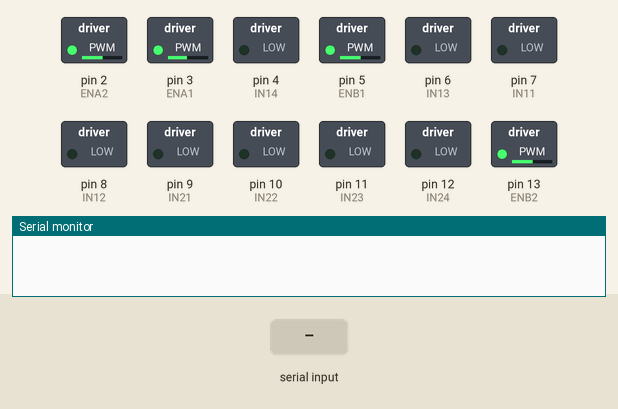
Recording of a sketch running on a simulated Arduino Mega 2560, built with avr-gcc and run on an emulated ATmega2560. On the bench: switched loads named in the sketch (green lamp = pin HIGH), the last lines printed to the serial monitor. Inputs (shaded band) come from the test bench.

Above: at 1.2 s.
1.3 s: "moveForward" received over Serial
At 2.8 s:
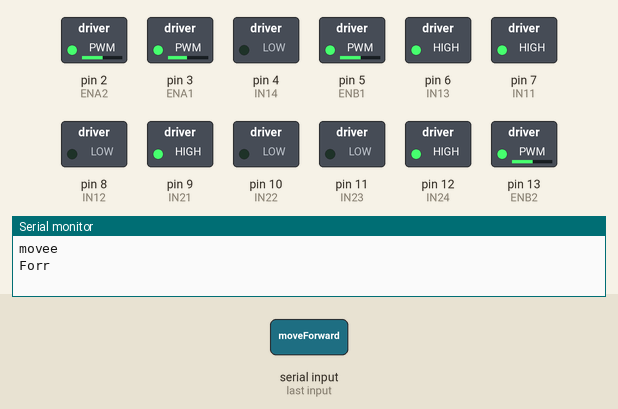
At 8.5 s:
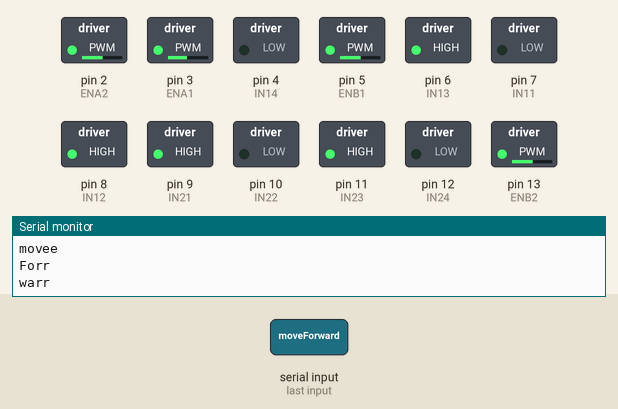
Timing chart, 0 to 15.1 s (numbered marks = the images above; inputs shaded):
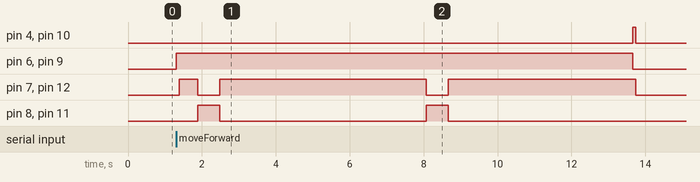

Measured:
- after the input at 1.3 s, pin 4 (IN14): LOW → HIGH after 12.4 s, → LOW 0.08 s later; pin 6 (IN13): LOW → HIGH at once, → LOW 12.4 s later

The sketch:

Betracer.ino
```cpp
#include <SoftwareSerial.h>
//#include <Wire.h>
//#include <AFMotor.h>
//SoftwareSerial Bluetooth(0, 1); // Arduino(RX, TX) - HC-05 Bluetooth (TX, RX)

//**********5 Channel IR Sensor Connection**********//
#define ir1 A0
#define ir2 A1
#define ir3 A2
#define ir4 A3
#define ir5 A4

char data;


//*************Variables for Line Following***************//
int s1;  //Left Most Sensor
int s2;  //Left Sensor
int s3;  //Middle Sensor
int s4;  //Right Sensor
int s5;  //Right Most Sensor

//***********Distances for moving to avoid obstacle****************//
int horizontal = 20;
int vertical = 20;

//***********Sonar*************//
#define TRIG_PIN 52  //attach pin D3 Arduino to pin Trig of HC-SR04 (TBD)
#define ECHO_PIN 53  //attach pin D3 Arduino to pin Trig of HC-SR04 (TBD)

#define TRIG_PIN_LEFT 50  //attach pin D3 Arduino to pin Trig of HC-SR04 (TBD)
#define ECHO_PIN_LEFT 51  //attach pin D3 Arduino to pin Trig of HC-SR04 (TBD)

#define TRIG_PIN_RIGHT 48  //attach pin D3 Arduino to pin Trig of HC-SR04 (TBD)
#define ECHO_PIN_RIGHT 49  //attach pin D3 Arduino to pin Trig of HC-SR04 (TBD)

//*************Sonar*****************//
// HCSR04 hcsr04(TRIG_PIN, ECHO_PIN);
// HCSR04 hcsr04_left(TRIG_PIN_LEFT, ECHO_PIN_LEFT);
// HCSR04 hcsr04_right(TRIG_PIN_RIGHT, ECHO_PIN_RIGHT);

//*************Variables for Sonar*****************//
int sonar_center;
int sonar_left;
int sonar_right;
#define NEAR 20
#define FAR 40
int obstacle = 0;

//**********Front wheels***********//
#define IN11 7  // 0
#define IN12 8  // 0
#define IN13 6  // 1
#define IN14 4  // 1
#define ENA1 3  // 0
#define ENB1 5  // 1

//***********Back wheels*************//
#define IN21 9   //3
#define IN22 10   //3
#define IN23 11   //2
#define IN24 12   //2
#define ENA2 2   //3
#define ENB2 13  //2

#define C 18.85  // circumference of wheel
#define P 20     // pulses per revolution

//*******encoder pins and variables**********//
int encoder0 = 2;
int encoder1 = 3;
int pulseCount0 = 0;
int pulseCount1 = 0;

//*********variables for rpm calculation*******//
unsigned long thoigian;
unsigned long hientai;
int rpm;


void pulseUp0() {
  pulseCount0++;  // interrupt encoder 0
}
void pulseUp1() {
  pulseCount1++;  // interrupt encoder 1
}
//-------------------Calculating obstacle distance of Center, Left, Right-------------------
int ultra_center() {
  // Clears the trigPin condition
  long duration;  // variable for the duration of sound wave travel
  int distance;   // variable for the distance measurement
  digitalWrite(TRIG_PIN, LOW);
  delayMicroseconds(2);
  // Sets the trigPin HIGH (ACTIVE) for 10 microseconds
  digitalWrite(TRIG_PIN, HIGH);
  delayMicroseconds(10);
  digitalWrite(TRIG_PIN, LOW);
  // Reads the echoPin, returns the sound wave travel time in microseconds
  duration = pulseIn(ECHO_PIN, HIGH);
  // Calculating the distance
  distance = duration * 0.034 / 2;  // Speed of sound wave divided by 2 (go and back)
  // Displays the distance on the Serial Monitor
  // Serial.print("Distance: ");
  // Serial.print(distance);
  // Serial.println(" cm");
  // delay(100);
  return distance;
}

int ultra_left() {
  // Clears the trigPin condition
  long duration;  // variable for the duration of sound wave travel
  int distance;   // variable for the distance measurement
  digitalWrite(TRIG_PIN_LEFT, LOW);
  delayMicroseconds(2);
  // Sets the trigPin HIGH (ACTIVE) for 10 microseconds
  digitalWrite(TRIG_PIN_LEFT, HIGH);
  delayMicroseconds(10);
  digitalWrite(TRIG_PIN_LEFT, LOW);
  // Reads the echoPin, returns the sound wave travel time in microseconds
  duration = pulseIn(ECHO_PIN_LEFT, HIGH);
  // Calculating the distance
  distance = duration * 0.034 / 2;  // Speed of sound wave divided by 2 (go and back)
  // Displays the distance on the Serial Monitor
  // Serial.print("Distance LEFT: ");
  // Serial.print(distance);
  // Serial.println(" cm");
  // delay(100);
  return distance;
}

int ultra_right() {
  long duration;  // variable for the duration of sound wave travel
  int distance;   // variable for the distance measurement
  // Clears the trigPin condition3
  digitalWrite(TRIG_PIN_RIGHT, LOW);
  delayMicroseconds(2);
  // Sets the trigPin HIGH (ACTIVE) for 10 microseconds
  digitalWrite(TRIG_PIN_RIGHT, HIGH);
  delayMicroseconds(10);
  digitalWrite(TRIG_PIN_RIGHT, LOW);
  // Reads the echoPin, returns the sound wave travel time in microseconds
  duration = pulseIn(ECHO_PIN_RIGHT, HIGH);
  // Calculating the distance
  distance = duration * 0.034 / 2;  // Speed of sound wave divided by 2 (go and back)
  // Displays the distance on the Serial Monitor
  // Serial.print("Distance RIGHT: ");
  // Serial.print(distance);
  // Serial.println(" cm");
  // delay(100);
  return distance;
}

//DIRECTIONS
void moveBackward() {
  digitalWrite(IN11, LOW);
  digitalWrite(IN12, HIGH);
  digitalWrite(IN13, HIGH);
  digitalWrite(IN14, LOW);
  // analogWrite(ENA1, wheelSpeed);
  // analogWrite(ENB1, wheelSpeed);
  digitalWrite(IN21, HIGH);
  digitalWrite(IN22, LOW);
  digitalWrite(IN23, HIGH);
  digitalWrite(IN24, LOW);
  // analogWrite(ENA2, wheelSpeed);
  // analogWrite(ENB2, wheelSpeed);
}
void moveSidewaysRight() {
  digitalWrite(IN11, LOW);
  digitalWrite(IN12, HIGH);
  digitalWrite(IN13, HIGH);
  digitalWrite(IN14, LOW);
  // analogWrite(ENA1, wheelSpeed);
  // analogWrite(ENB1, wheelSpeed);
  digitalWrite(IN23, LOW);
  digitalWrite(IN24, HIGH);
  digitalWrite(IN21, LOW);
  digitalWrite(IN22, HIGH);
  // analogWrite(ENA2, wheelSpeed);
  // analogWrite(ENB2, wheelSpeed);
}
void moveSidewaysLeft() {
  digitalWrite(IN11, HIGH);
  digitalWrite(IN12, LOW);
  digitalWrite(IN13, LOW);
  digitalWrite(IN14, HIGH);
  // analogWrite(ENA1, wheelSpeed);
  // analogWrite(ENB1, wheelSpeed);
  digitalWrite(IN23, HIGH);
  digitalWrite(IN24, LOW);
  digitalWrite(IN21, HIGH);
  digitalWrite(IN22, LOW);
  // analogWrite(ENA2, wheelSpeed);
  // analogWrite(ENB2, wheelSpeed);
}
void rotateLeft() {
  digitalWrite(IN11, HIGH);
  digitalWrite(IN12, LOW);
  digitalWrite(IN13, LOW);
  digitalWrite(IN14, HIGH);
  // analogWrite(ENA1, wheelSpeed);
  // analogWrite(ENB1, wheelSpeed);
  digitalWrite(IN23, LOW);
  digitalWrite(IN24, HIGH);
  digitalWrite(IN21, LOW);
  digitalWrite(IN22, HIGH);
  // analogWrite(ENA2, wheelSpeed);
  // analogWrite(ENB2, wheelSpeed);
}
void rotateRight() {
  digitalWrite(IN11, LOW);
  digitalWrite(IN12, HIGH);
  digitalWrite(IN13, HIGH);
  digitalWrite(IN14, LOW);
  // analogWrite(ENA1, wheelSpeed);
  // analogWrite(ENB1, wheelSpeed);
  digitalWrite(IN23, HIGH);
  digitalWrite(IN24, LOW);
  digitalWrite(IN21, HIGH);
  digitalWrite(IN22, LOW);
  // analogWrite(ENA2, wheelSpeed);
  // analogWrite(ENB2, wheelSpeed);
}
void moveRightForward() {
  digitalWrite(IN11, LOW);
  digitalWrite(IN12, LOW);
  digitalWrite(IN13, HIGH);
  digitalWrite(IN14, LOW);
  // analogWrite(ENA1, wheelSpeed);
  // analogWrite(ENB1, wheelSpeed);
  digitalWrite(IN23, LOW);
  digitalWrite(IN24, HIGH);
  digitalWrite(IN21, LOW);
  digitalWrite(IN22, LOW);
  // analogWrite(ENA2, wheelSpeed);
  // analogWrite(ENB2, wheelSpeed);
}
void moveRightBackward() {
  digitalWrite(IN11, LOW);
  digitalWrite(IN12, HIGH);
  digitalWrite(IN13, LOW);
  digitalWrite(IN14, LOW);
  // analogWrite(ENA1, wheelSpeed);
  // analogWrite(ENB1, wheelSpeed);
  digitalWrite(IN23, LOW);
  digitalWrite(IN24, LOW);
  digitalWrite(IN21, LOW);
  digitalWrite(IN22, HIGH);
  // analogWrite(ENA2, wheelSpeed);
  // analogWrite(ENB2, wheelSpeed);
}
void moveLeftForward() {
  digitalWrite(IN11, HIGH);
  digitalWrite(IN12, LOW);
  digitalWrite(IN13, LOW);
  digitalWrite(IN14, LOW);
  // analogWrite(ENA1, wheelSpeed);
  // analogWrite(ENB1, wheelSpeed);
  digitalWrite(IN23, LOW);
  digitalWrite(IN24, LOW);
  digitalWrite(IN21, HIGH);
  digitalWrite(IN22, LOW);
  // analogWrite(ENA2, wheelSpeed);
  // analogWrite(ENB2, wheelSpeed);
}
void moveLeftBackward() {
  digitalWrite(IN11, LOW);
  digitalWrite(IN12, LOW);
  digitalWrite(IN13, LOW);
  digitalWrite(IN14, HIGH);
  // analogWrite(ENA1, wheelSpeed);
  // analogWrite(ENB1, wheelSpeed);
  digitalWrite(IN23, HIGH);
  digitalWrite(IN24, LOW);
  digitalWrite(IN21, LOW);
  digitalWrite(IN22, LOW);
  // analogWrite(ENA2, wheelSpeed);
  // analogWrite(ENB2, wheelSpeed);
}
void turnLeft() {
  digitalWrite(IN11, HIGH);
  digitalWrite(IN12, LOW);
  digitalWrite(IN13, LOW);
  digitalWrite(IN14, LOW);
  // analogWrite(ENA1, wheelSpeed);
  // analogWrite(ENB1, wheelSpeed);
  digitalWrite(IN23, LOW);
  digitalWrite(IN24, HIGH);
  digitalWrite(IN21, LOW);
  digitalWrite(IN22, LOW);
  // analogWrite(ENA2, wheelSpeed);
  // analogWrite(ENB2, wheelSpeed);
}
void moveForward() {
  digitalWrite(IN11, HIGH);
  digitalWrite(IN12, LOW);
  digitalWrite(IN13, HIGH);
  digitalWrite(IN14, LOW);
  // analogWrite(ENA1, wheelSpeed);
  // analogWrite(ENB1, wheelSpeed);
  digitalWrite(IN23, LOW);
  digitalWrite(IN24, HIGH);
  digitalWrite(IN21, HIGH);
  digitalWrite(IN22, LOW);
  // analogWrite(ENA2, wheelSpeed);
  // analogWrite(ENB2, wheelSpeed);
}
void turnRight() {
  digitalWrite(IN11, LOW);
  digitalWrite(IN12, LOW);
  digitalWrite(IN13, HIGH);
  digitalWrite(IN14, LOW);
  // analogWrite(ENA1, wheelSpeed);
  // analogWrite(ENB1, wheelSpeed);
  digitalWrite(IN23, LOW);
  digitalWrite(IN24, LOW);
  digitalWrite(IN21, HIGH);
  digitalWrite(IN22, LOW);
  // analogWrite(ENA2, wheelSpeed);
  // analogWrite(ENB2, wheelSpeed);
}
void turnLeftFrontCenterICC() {
  digitalWrite(IN11, LOW);
  digitalWrite(IN12, LOW);
  digitalWrite(IN13, LOW);
  digitalWrite(IN14, LOW);
  // analogWrite(ENA1, wheelSpeed);
  // analogWrite(ENB1, wheelSpeed);
  digitalWrite(IN23, LOW);
  digitalWrite(IN24, HIGH);
  digitalWrite(IN21, LOW);
  digitalWrite(IN22, HIGH);
  // analogWrite(ENA2, wheelSpeed);
  // analogWrite(ENB2, wheelSpeed);
}
void stopMoving() {
  digitalWrite(IN11, LOW);
  digitalWrite(IN12, LOW);
  digitalWrite(IN13, LOW);
  digitalWrite(IN14, LOW);
  // analogWrite(ENA1, wheelSpeed);
  // analogWrite(ENB1, wheelSpeed);
  digitalWrite(IN21, LOW);
  digitalWrite(IN22, LOW);
  digitalWrite(IN23, LOW);
  digitalWrite(IN24, LOW);
  // analogWrite(ENA2, wheelSpeed);
  // analogWrite(ENB2, wheelSpeed);
}
//**needs refinement
void changeSpeed(int wheelSpeed) {
  analogWrite(ENA1, wheelSpeed - 10);  // compensate for misdirection
  analogWrite(ENB1, wheelSpeed);
  analogWrite(ENA2, wheelSpeed);
  analogWrite(ENB2, wheelSpeed);
}
void calculateRPM(int time) {

  thoigian = millis();

  if (thoigian - hientai >= 1000) {
    hientai = thoigian;
    rpm = (((pulseCount0 + pulseCount1) / 2) / 20) * 60;
    /*
         * Đĩa encoder có 20 xung, chúng ta đo được 120 xung/s
         * vậy lấy 120/20 = 6 vòng/s
         * ta được: 6*60 = số vòng quay / phút (RPM)
         */
    Serial.print("\t\t\t\t");
    Serial.print("Số xung/s: ");
    Serial.println((pulseCount0 + pulseCount1) / 2);
    pulseCount0 = 0;
    pulseCount1 = 0;
    Serial.print("\t\t\t\t");
    Serial.print("RPM: ");
    Serial.println(rpm);
  }
}
//-------------------Code do line -------------------------//
void followLine(int s1, int s2, int s3, int s4, int s5) {
  //if only middle sensor detects black line

  // state = 0
  // only 3 sensors in the middle
  if ((s1 == 0) && (s2 == 1) && (s3 == 1) && (s4 == 1) && (s5 == 0)) {
    //going forward with full speed
    moveForward();
  }

  // state = 1
  if ((s1 == 0) && (s2 == 0) && (s3 == 1) && (s4 == 1) && (s5 == 0)) {
    //going forward with full speed
    turnRight();
  }

  // state = 2
  if ((s1 == 0) && (s2 == 0) && (s3 == 0) && (s4 == 1) && (s5 == 1)) {
    //going slightly left
    turnRight();
  }

  if ((s1 == 0) && (s2 == 0) && (s3 == 0) && (s4 == 0) && (s5 == 1)) {
    //going slightly left
    rotateRight();
  }

  // state = -1
  if ((s1 == 0) && (s2 == 1) && (s3 == 1) && (s4 == 0) && (s5 == 0)) {
    //going left with full speed
    turnLeft();
  }

  // // state = -2
  if ((s1 == 1) && (s2 == 1) && (s3 == 0) && (s4 == 0) && (s5 == 0)) {
    //going left with full speed
    turnLeft();
  }

  // state = -3
  if ((s1 == 1) && (s2 == 0) && (s3 == 0) && (s4 == 0) && (s5 == 0)) {
    //going left with full speed
    rotateLeft();
  }
  // nothing
  if ((s1 == 0) && (s2 == 0) && (s3 == 0) && (s4 == 0) && (s5 == 0)) {
    stopMoving();
  }
  // if ((s1 == 1) && (s2 == 1) && (s3 == 1) && (s4 == 1) && (s5 == 1))
  // {
  //   changeSpeed(128);
  //   moveForDistance(200, "leftForward");
  //   delay(100);
  //   moveForDistance(35, "turnLeftFrontCenterICC");
  //   delay(100);
  //   moveForDistance(150, "forward");
  // }
}

void moveForDistance(int distance, String direct) {
  pulseCount0 = 0;
  pulseCount1 = 0;
  int pulses = distance / C * P;

  if (direct == "moveForward") {
    while (((pulseCount0 + pulseCount1) / 2) < pulses) {  // if average pulse of 2 encoder is < 20
      moveForward();
      delay(5);
      Serial.println();
    }
    stopMoving();
  } else if (direct == "moveBackward") {
    while (((pulseCount0 + pulseCount1) / 2) < pulses) {  // if average pulse of 2 encoder is < 20
      moveBackward();
      delay(5);
      Serial.println();
    }
    stopMoving();
  } else if (direct == "moveSidewaysRight") {
    while (((pulseCount0 + pulseCount1) / 2) < pulses) {  // if average pulse of 2 encoder is < 20
      moveSidewaysRight();
      delay(5);
      Serial.println();
    }
    stopMoving();
  } else if (direct == "moveSidewaysLeft") {
    while (((pulseCount0 + pulseCount1) / 2) < pulses) {  // if average pulse of 2 encoder is < 20
      moveSidewaysLeft();
      delay(5);
      Serial.println();
    }
    stopMoving();
  } else if (direct == "rotateLeft") {
    while (((pulseCount0 + pulseCount1) / 2) < pulses) {  // if average pulse of 2 encoder is < 20
      rotateLeft();
      delay(5);
      Serial.println();
    }
    stopMoving();
  } else if (direct == "rotateRight") {
    while (((pulseCount0 + pulseCount1) / 2) < pulses) {  // if average pulse of 2 encoder is < 20
      rotateRight();
      delay(5);
      Serial.println();
    }
    stopMoving();
  } else if (direct == "moveRightForward") {
    while (pulseCount1 < pulses) {  // if average pulse of 2 encoder is < 20
      moveRightForward();
      delay(5);
      Serial.println();
    }
    stopMoving();
  } else if (direct == "moveRightBackward") {
    while (pulseCount0 < pulses) {  // if average pulse of 2 encoder is < 20
      moveRightBackward();
      delay(5);
      Serial.println();
    }
    stopMoving();
  } else if (direct == "moveLeftForward") {
    while (pulseCount0 < pulses) {  // if average pulse of 2 encoder is < 20
      moveLeftForward();
      delay(5);
      Serial.println();
    }
    stopMoving();
  } else if (direct == "moveLeftBackward") {
    while (pulseCount1 < pulses) {  // if average pulse of 2 encoder is < 20
      moveLeftBackward();
      delay(5);
      Serial.println();
    }
    stopMoving();
  } else if (direct == "turnLeft") {
    while (((pulseCount0 + pulseCount1) / 2) < pulses) {  // if average pulse of 2 encoder is < 20
      turnLeft();
      delay(5);
      Serial.println();
    }
    stopMoving();
  } else if (direct == "turnRight") {
    while (pulseCount1 < pulses) {  // if average pulse of 2 encoder is < 20
      turnRight();
      delay(5);
      Serial.println();
    }
    stopMoving();
  } else if (direct == "turnLeftFrontCenterICC") {
    while (pulseCount1 < pulses) {  // if average pulse of 2 encoder is < 20
      turnLeftFrontCenterICC();
      delay(5);
      Serial.println();
    }
    stopMoving();
  } else {
    Serial.println("No/Wrong direction provided!");
    stopMoving();
  }
}
// AVOID*****
void avoidRight() {
  sonar_left = ultra_left();
  if (sonar_left < NEAR) {  // too close to Obstacle
    Serial.println("Too close");
    moveForDistance(horizontal, "moveSidewaysRight");

    // moveRightForward();

  } else if (sonar_left > FAR) {  // too FAR from Obstacle
    Serial.println("Too far");
    moveForDistance(horizontal, "moveSidewaysLeft");
    // moveLeftForward();

  } else {  // Obstacle within range
    moveForDistance(vertical, "moveForward");
    // moveForward();
  }
  //Truong hop di ve dung line thi thoat che do obstacle, bat dau do line
  s1 = digitalRead(ir1);  //Left Most Sensor
  s2 = digitalRead(ir2);  //Left Sensor
  s3 = digitalRead(ir3);  //Middle Sensor
  s4 = digitalRead(ir4);  //Right Sensor
  s5 = digitalRead(ir5);  //Right Most Sensor
  if (s1 || s2 || s3 || s4 || s5) {
    Serial.println("LINE FOUND!!!");
    obstacle = 0;
  }
}

//-----Ne ve ben trai truong hop right<left --------//
void avoidLeft() {
  sonar_left = ultra_left();
  sonar_right = ultra_right();
  if (sonar_right < NEAR) {  // too close to Obstacle
    Serial.println("Too close");
    moveForDistance(horizontal, "moveSidewaysLeft");
    if (sonar_center < 40) {
      moveForDistance(vertical, "moveForward");
    }
    // moveLeftForward();

  } else if (sonar_right > FAR) {  // too FAR from Obstacle
    Serial.println("Too far");
    moveForDistance(horizontal, "moveSidewaysRight");
    // moveRightForward();

  } else {  // Obstacle within range
    moveForDistance(vertical, "moveForward");
    // moveForward();
  }
  //Truong hop di ve dung line thi thoat che do obstacle, bat dau do line
  s1 = digitalRead(ir1);  //Left Most Sensor
  s2 = digitalRead(ir2);  //Left Sensor
  s3 = digitalRead(ir3);  //Middle Sensor
  s4 = digitalRead(ir4);  //Right Sensor
  s5 = digitalRead(ir5);  //Right Most Sensor
  if (s1 || s2 || s3 || s4 || s5) {
    Serial.println("LINE FOUND!!!");
    obstacle = 0;
  }
}
//-------Do line -----------
void checkForLine() {
  // check for line
  s1 = digitalRead(ir1);  //Left Most Sensor
  s2 = digitalRead(ir2);  //Left Sensor
  s3 = digitalRead(ir3);  //Middle Sensor
  s4 = digitalRead(ir4);  //Right Sensor
  s5 = digitalRead(ir5);  //Right Most Sensor
  // Serial.println("Gia tri cua cac do line: ");
  Serial.print("s1: ");
  Serial.println(s1);
  Serial.print("s2: ");
  Serial.println(s2);
  Serial.print("s3: ");
  Serial.println(s3);
  Serial.print("s4: ");
  Serial.println(s4);
  Serial.print("s5: ");
  Serial.println(s5);
  // if (s1!=0 || s2!=0 || s3!=0 || s4!=0 || s5!=0)
  // {
  //   obstacle=0;
  //    followLine(s1,s2,s3,s4,s5);
  // }
  //if (s1 || s2 || s3 || s4 || s5) {  //if này lỗi vì nếu cả 5 chân đều off thì nó ko vào vòng if này và xe sẽ ko chạy cái movestop
  //obstacle = 0;
  followLine(s1, s2, s3, s4, s5);
  //break;
  //}
}

void stopsign(){
  stopMoving();
}

void TurnLeftSign(){
  moveForward();
  delay(500);
  rotateLeft();
  delay(600);
  moveForward();
  delay(5000);
}

void TurnRightSign(){
  moveForward();
  delay(500);
  rotateRight();
  delay(600);
  moveForward();
  delay(5000);
}

void setup() {
  Serial.begin(9600);

  // Set up bluetooth
  //Bluetooth.begin(9600);
  //Bluetooth.begin(9600);
  //Bluetooth.setTimeout(1);

  // ultrasonic
  //Center
  // pinMode(TRIG_PIN, OUTPUT);  // Sets the TRIG_PIN of as an OUTPUT
  // pinMode(ECHO_PIN, INPUT);   // Sets the ECHO_PIN as an INPUT
  // //Left
  // pinMode(TRIG_PIN_LEFT, OUTPUT);  // Sets the TRIG_PIN of as an OUTPUT
  // pinMode(ECHO_PIN_LEFT, INPUT);   // Sets the ECHO_PIN as an INPUT
  // //Right
  // pinMode(TRIG_PIN_RIGHT, OUTPUT);  // Sets the TRIG_PIN of as an OUTPUT
  // pinMode(ECHO_PIN_RIGHT, INPUT);   // Sets the ECHO_PIN as an INPUT

  // Set up Encoder
  pinMode(LED_BUILTIN, OUTPUT);
  pinMode(encoder0, INPUT);
  pinMode(encoder1, INPUT);
  attachInterrupt(digitalPinToInterrupt(encoder0), pulseUp0, RISING);
  attachInterrupt(digitalPinToInterrupt(encoder1), pulseUp1, RISING);

  // Wheel 0 and 1 pins
  pinMode(IN11, OUTPUT);
  pinMode(IN12, OUTPUT);
  pinMode(IN13, OUTPUT);
  pinMode(IN14, OUTPUT);
  pinMode(ENA1, OUTPUT);
  pinMode(ENB1, OUTPUT);

  // Wheel 2 and 3 pins
  pinMode(IN21, OUTPUT);
  pinMode(IN22, OUTPUT);
  pinMode(IN23, OUTPUT);
  pinMode(IN24, OUTPUT);
  pinMode(ENA2, OUTPUT);
  pinMode(ENB2, OUTPUT);

  // Line follower sensors
  // pinMode(ir1, INPUT);
  // pinMode(ir2, INPUT);
  // pinMode(ir, INPUT);
  // pinMode(ir4, INPUT);
  // pinMode(ir5, INPUT);
  changeSpeed(130);
  // changeSpeed(150);
  // moveForward();
  // delay(500);
  // //Rotate 90 degree to the right
  // rotateRight();
  // delay(430);
  // moveForward();
  // delay(500);
  // Roate 90 degree to the left
  // rotateLeft();
  // delay(590);
  // moveForward();
  // delay(1000);
  // stopMoving();
  // rotateRight();
  // delay(430);
}

void followLine() {
  // calculateRPM(1000); // print pulse count and speed every 1 second
  // delay(5);

  // // // Reading Sensor Values
  sonar_center = ultra_center();
  sonar_left = ultra_left();
  sonar_right = ultra_right();
  // //-----DEBUG-----//
  // // Serial.println(sonar_left);
  // // Serial.println(sonar_center);
  // // Serial.println(sonar_right);
  // // Serial.println();

  // //------Detecting obstacle -------//
  if (sonar_center < 40) {  // yes obstacle
    obstacle = 1;

    if (sonar_left < sonar_right) {  // obstacle on left => move right
      Serial.println("Avoid to right");
      moveForDistance(10, "moveSidewaysRight");
      while (obstacle == 1) {
        delay(5);
        avoidRight();
      }

    } else {  // obstacle on right => move left + check right
      Serial.println("Avoid to left");
      moveForDistance(10, "moveSidewaysLeft");
      while (obstacle == 1) {
        delay(5);
        avoidLeft();
      }
    }
  } else {  // no obstacle
    // Serial.println("BACK ON LINE BABYYYYY");
    checkForLine();
  }
}


void loop() {
// moveForward();
// delay(10000);

  if (Serial.available() > 0) {
    data = Serial.read();
    Serial.print(data);

    if (data == 'a') {
      moveForward();
      delay(80);
      stopMoving();
    } else if (data == 'b') {
      turnLeft();
      delay(80);
      stopMoving();
    } else if (data == 'c') {
      Serial.println(data);
      rotateLeft();
      delay(80);
      stopMoving();
    } else if (data == 'd') {
      Serial.println(data);
      rotateLeft();
      delay(80);
      stopMoving();
    } else if (data == 'e') {
      Serial.println(data);
      turnRight();
      delay(80);
      stopMoving();
    } else if (data == 'f') {
      Serial.println(data);
      rotateRight();
      delay(80);
      stopMoving();
    } else if (data == 'g') {
      Serial.println(data);
      rotateRight();
      delay(80);
      stopMoving();
    } else if (data == 'h') {
      Serial.println(data);
      stopMoving();
      delay(80);
      stopMoving();
    } else if (data == 'l') {
      Serial.println(data);
      TurnLeftSign();
    } else if (data == 'r'){
      Serial.println(data);
      TurnRightSign();
    } else if (data == 's'){
      Serial.println(data);
      stopMoving();
    }
  }
}
```
